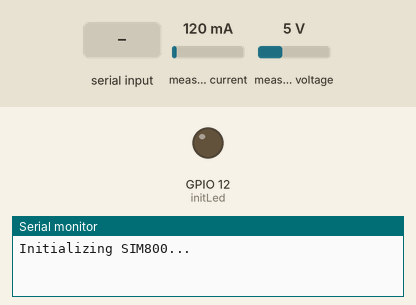
Bench run of a sketch on a simulated ESP32. Shown: output pins drawn as LEDs (lit = HIGH), the last lines printed to the serial monitor. The inputs (shaded band) are chosen by the test bench; at power-on: measured current 120 mA, measured voltage 5 V. The modem accepts every AT command (registered, SIM ready, sends succeed) and sends nothing else.

Above: at 18.3 s.
18.4 s: "+HTTPACTION:" received over the second serial link
21.4 s: "1" received over the second serial link
At 66.1 s:
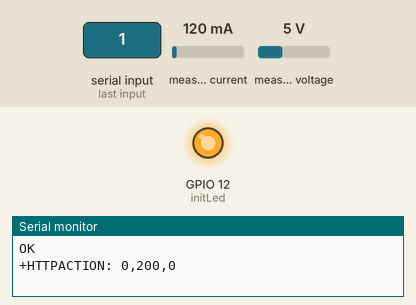
Timing chart, 0 to 67.1 s (numbered marks = the images above; inputs shaded):
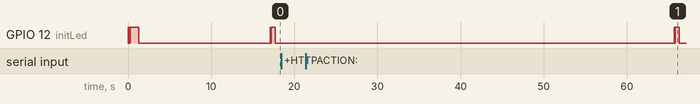

The sketch:

Hackathon_Device2.0.ino
```cpp
#include <EmonLib.h>          // Include Emon Library for current sensor
#include <HardwareSerial.h>   // Hardware Serial for SIM800
#include <ZMPT101B.h>         // Library for ZMPT101B voltage sensor

// Current Sensor Setup
EnergyMonitor emon1;
const int currentSensorPin = 34; // GPIO for SCT-013 current sensor

// Voltage Sensor Setup
#define SENSITIVITY 500.0f
#define VOLTAGE_SENSOR_PIN 14
ZMPT101B voltageSensor(VOLTAGE_SENSOR_PIN, 60.0);

// SIM800 Module Setup
#define RX_PIN 17
#define TX_PIN 16
HardwareSerial SIM800(2);
int initLed = 12;


// GPRS and Firebase settings
const String APN = "internet.globe.com.ph";
const String USER = "";
const String PASS = "";
const String FIREBASE_HOST = "https://eyyyyyy-b4a2f-default-rtdb.asia-southeast1.firebasedatabase.app/11311111";
const String FIREBASE_SECRET = "PXTMwuIRlr4LYiThjW6jQqsts5aayZRa4uUfCWhV";
//your-firebase-database-key
#define USE_SSL true
const int DELAY_MS = 250;

// Function Declarations
void initGSM();
void gprsConnect();
boolean gprsDisconnect();
boolean isGPRSConnected();
void postToFirebase(String data);
boolean waitResponse(String expectedAnswer = "OK", unsigned int timeout = 2000);

void setup() {
  pinMode(initLed, OUTPUT);
  for(int x = 0; x < 3; x++){
    digitalWrite(initLed, HIGH);
    delay(50);
    digitalWrite(initLed, LOW);
    delay(50);
  }
  digitalWrite(initLed, HIGH);
    delay(1000);
    digitalWrite(initLed, LOW);
    delay(50);

  Serial.begin(115200);
  SIM800.begin(9600, SERIAL_8N1, RX_PIN, TX_PIN);

  // Initialize Emon library for current sensor
  emon1.current(currentSensorPin, 0.16);

  // Initialize voltage sensor
  voltageSensor.setSensitivity(SENSITIVITY);

  Serial.println("Initializing SIM800...");
  initGSM();
}

void loop() {
  digitalWrite(initLed, HIGH);
  delay(50);
  digitalWrite(initLed, LOW);
  delay(50);
  digitalWrite(initLed, HIGH);
  delay(500);
  digitalWrite(initLed, LOW);
  // Read current (A) and voltage (V)
  double Irms = emon1.calcIrms(1480); // Calculate RMS current
  float voltage = voltageSensor.getRmsVoltage(); // Calculate RMS voltage

  // Calculate Power (P = V * I)
  double power = voltage * Irms; // Power in watts

  // Energy consumed in this loop iteration (in kWh)
  // Power (W) * time (hr) = Energy (Wh)

  // Prepare data to send
  String unixTimestamp = getUnixTimestamp(); // Fetch the current Unix timestamp

  // Prepare data to send, now including the timestamp
  String dataToSend = "{\"current\":" + String(Irms) + ", \"voltage\":" + String(voltage) + ", \"power\":" + String(power) + ", \"timestamp\":" + unixTimestamp + "}";
  Serial.println(dataToSend);

  // Ensure GPRS connection and post data
  if (!isGPRSConnected()) {
    gprsConnect();
  }
  postToFirebase(dataToSend);

  delay(600); // Delay for stability and data posting interval
}

String getUnixTimestamp() {
  SIM800.println("AT+HTTPINIT");
  waitResponse();
  delay(DELAY_MS);

  SIM800.println("AT+HTTPPARA=\"CID\",1");
  waitResponse();
  delay(DELAY_MS);

  SIM800.println("AT+HTTPPARA=\"URL\",\"http://worldtimeapi.org/api/timezone/Asia/Hong_Kong\"");
  waitResponse();
  delay(DELAY_MS);

  SIM800.println("AT+HTTPACTION=0"); // 0 for GET
  waitResponse("OK", 10000); // Wait for a longer time for the response
  delay(DELAY_MS);

  SIM800.println("AT+HTTPREAD");
  delay(DELAY_MS);

  String response = "";
  while (SIM800.available()) {
    char c = SIM800.read();
    response += c;
    delay(10); // Short delay to allow buffer to fill
  }

  SIM800.println("AT+HTTPTERM");
  waitResponse("OK", 1000);
  delay(DELAY_MS);

  // Extract Unix time from the response
  int unixTimeIndex = response.indexOf("\"unixtime\":");
  if (unixTimeIndex > 0) {
    int startIndex = unixTimeIndex + 11; // Length of "\"unixtime\":"
    int endIndex = response.indexOf(',', startIndex);
    String unixTimeString = response.substring(startIndex, endIndex);
    return unixTimeString;
  }

  return ""; // Return empty string if Unix time not found
}

void postToFirebase(String data) {
  SIM800.println("AT+HTTPINIT");
  waitResponse();
  delay(DELAY_MS);

  if (USE_SSL) {
    SIM800.println("AT+HTTPSSL=1");
    waitResponse();
    delay(DELAY_MS);
  }

  SIM800.println("AT+HTTPPARA=\"CID\",1");
  waitResponse();
  delay(DELAY_MS);

  SIM800.println("AT+HTTPPARA=\"URL\"," + FIREBASE_HOST + ".json?auth=" + FIREBASE_SECRET);
  waitResponse();
  delay(DELAY_MS);

  SIM800.println("AT+HTTPPARA=\"REDIR\",1");
  waitResponse();
  delay(DELAY_MS);

  SIM800.println("AT+HTTPPARA=\"CONTENT\",\"application/json\"");
  waitResponse();
  delay(DELAY_MS);

  SIM800.println("AT+HTTPDATA=" + String(data.length()) + ",10000");
  waitResponse("DOWNLOAD");

  SIM800.println(data);
  waitResponse();
  delay(DELAY_MS);

  SIM800.println("AT+HTTPACTION=1");

  for (uint32_t start = millis(); millis() - start < 20000;) {
    while (!SIM800.available());
    String response = SIM800.readString();
    if (response.indexOf("+HTTPACTION:") > 0) {
      Serial.println(response);
      break;
    }
  }

  delay(DELAY_MS);

  SIM800.println("AT+HTTPREAD");
  waitResponse("OK");
  delay(DELAY_MS);

  SIM800.println("AT+HTTPTERM");
  waitResponse("OK", 1000);
  delay(DELAY_MS);
}

void initGSM() {
  SIM800.println("AT");
  waitResponse();
  delay(DELAY_MS);

  SIM800.println("AT+CPIN?");
  waitResponse("+CPIN: READY");
  delay(DELAY_MS);

  SIM800.println("AT+CFUN=1");
  waitResponse();
  delay(DELAY_MS);

  SIM800.println("AT+CMEE=2");
  waitResponse();
  delay(DELAY_MS);

  SIM800.println("AT+CBATCHK=1");
  waitResponse();
  delay(DELAY_MS);

  SIM800.println("AT+CREG?");
  waitResponse("+CREG: 0,");
  delay(DELAY_MS);

  SIM800.print("AT+CMGF=1\r");
  waitResponse("OK");
  delay(DELAY_MS);
}

void gprsConnect() {
  SIM800.println("AT+SAPBR=0,1");
  waitResponse("OK", 60000);
  delay(DELAY_MS);

  SIM800.println("AT+SAPBR=3,1,\"Contype\",\"GPRS\"");
  waitResponse();
  delay(DELAY_MS);

  SIM800.println("AT+SAPBR=3,1,\"APN\"," + APN);
  waitResponse();
  delay(DELAY_MS);

  if (USER != "") {
    SIM800.println("AT+SAPBR=3,1,\"USER\"," + USER);
    waitResponse();
    delay(DELAY_MS);
  }

  if (PASS != "") {
    SIM800.println("AT+SAPBR=3,1,\"PASS\"," + PASS);
    waitResponse();
    delay(DELAY_MS);
  }

  SIM800.println("AT+SAPBR=1,1");
  waitResponse("OK", 30000);
  delay(DELAY_MS);

  SIM800.println("AT+SAPBR=2,1");
  waitResponse("OK");
  delay(DELAY_MS);
}

boolean gprsDisconnect() {
  SIM800.println("AT+CGATT=0");
  waitResponse("OK", 60000);
  return true;
}

boolean isGPRSConnected() {
  SIM800.println("AT+CGATT?");
  return waitResponse("+CGATT: 1", 6000) != 1;
}

boolean waitResponse(String expectedAnswer, unsigned int timeout) {
  uint8_t x = 0, answer = 0;
  String response;
  unsigned long previous;

  while (SIM800.available() > 0) SIM800.read();

  previous = millis();
  do {
    if (SIM800.available() != 0) {
      char c = SIM800.read();
      response.concat(c);
      x++;
      if (response.indexOf(expectedAnswer) > 0) {
        answer = 1;
      }
    }
  } while ((answer == 0) && ((millis() - previous) < timeout));

  Serial.println(response);
  return answer;
}
```
